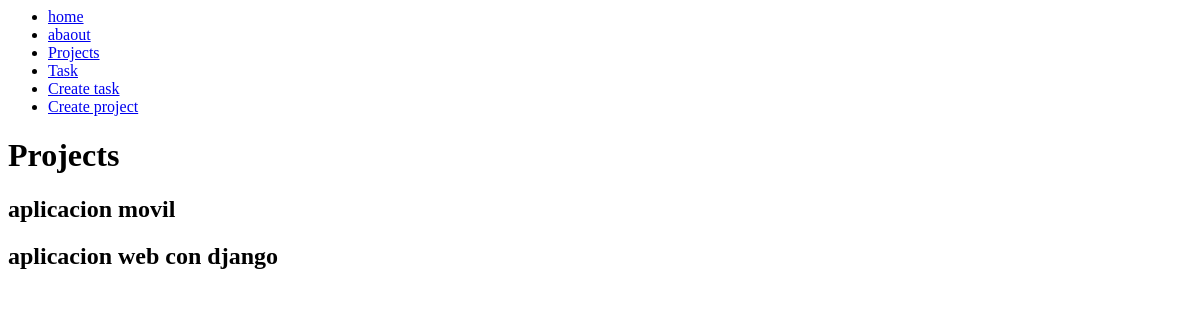
Before: /projects/ with the older database file.
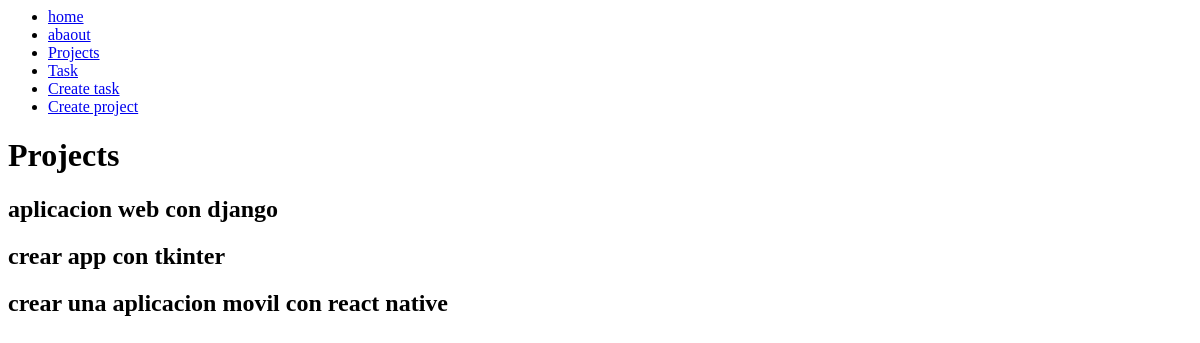
After: the same page with the newer database file.
### myapp/models.py (models this page shows, shortened)
class project (models.Model):
    name = models.CharField(max_length= 200)

### myapp/views.py (the view)
def projects(request):
    projects = project.objects.all()
    return render(request, 'projects.html', {
        'projects': projects
    })

### myapp/templates/projects.html
{% extends 'base.html'%}
{% block contend %}
<h1>Projects</h1>
{% for project in projects %}
<article>
        <h1>{{project.name}}</h1>
</article>
{% endfor %}
{% endblock %}

Changed rows visible on the page:
removed project: name "aplicacion movil"
added project: name "crear app con tkinter"
added project: name "crear una aplicacion movil con react native"
